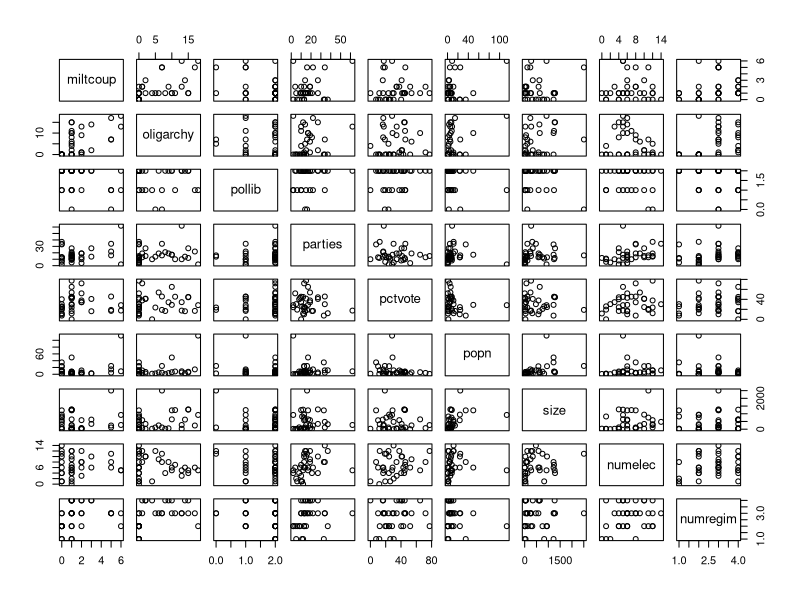
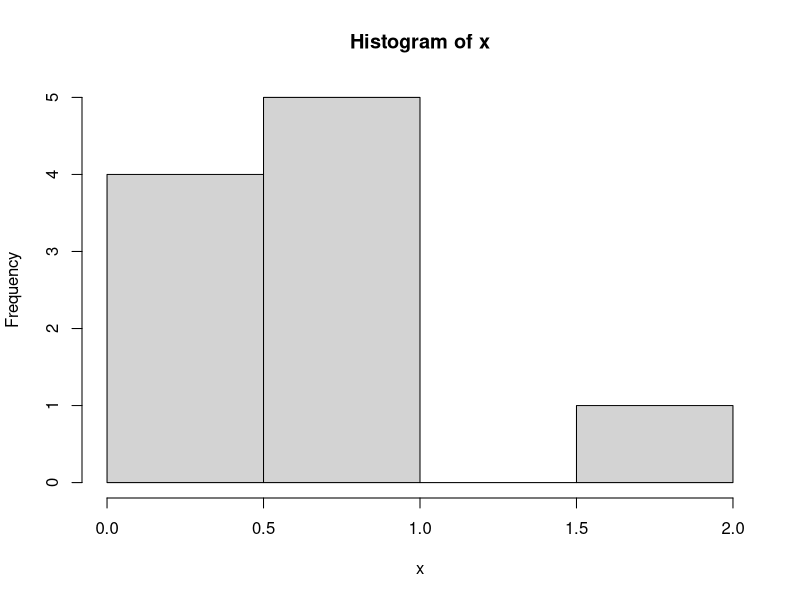
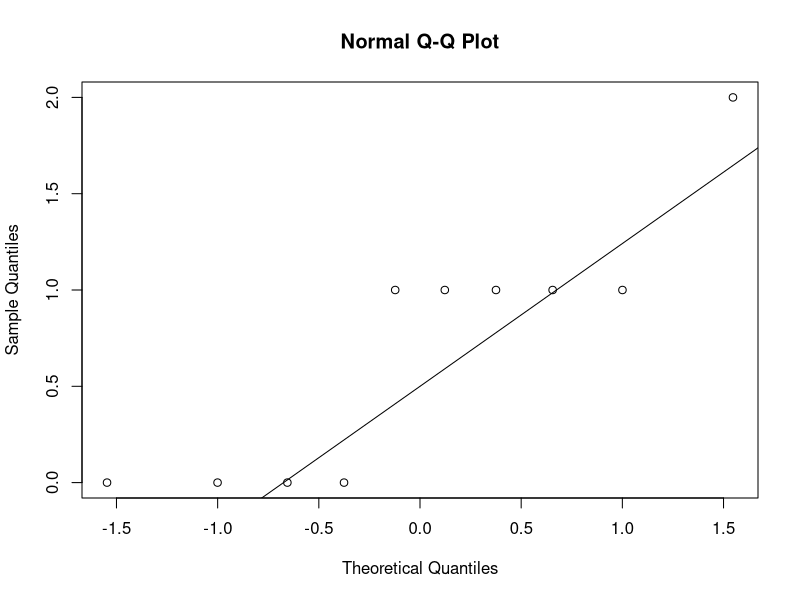
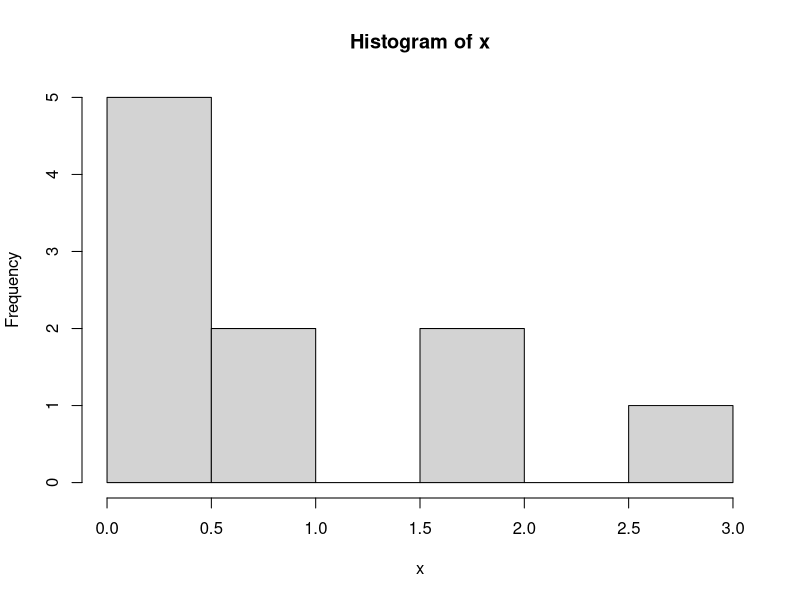
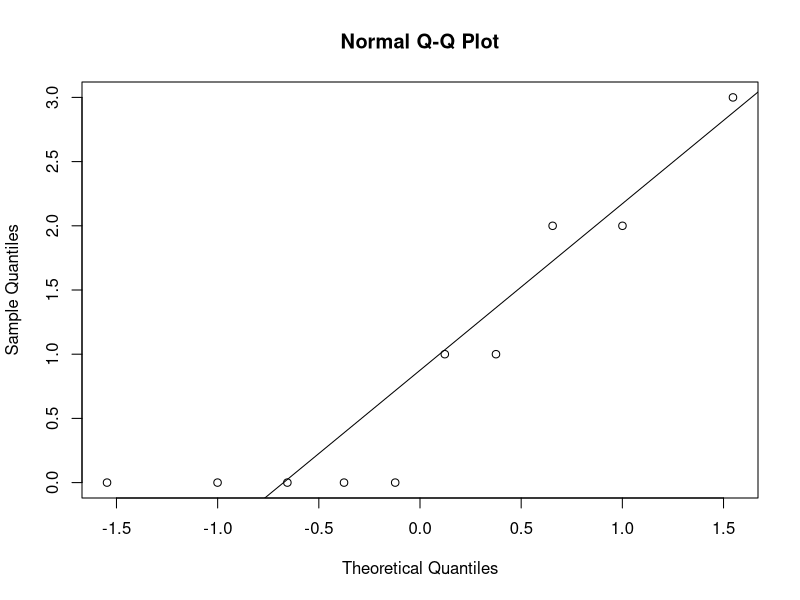
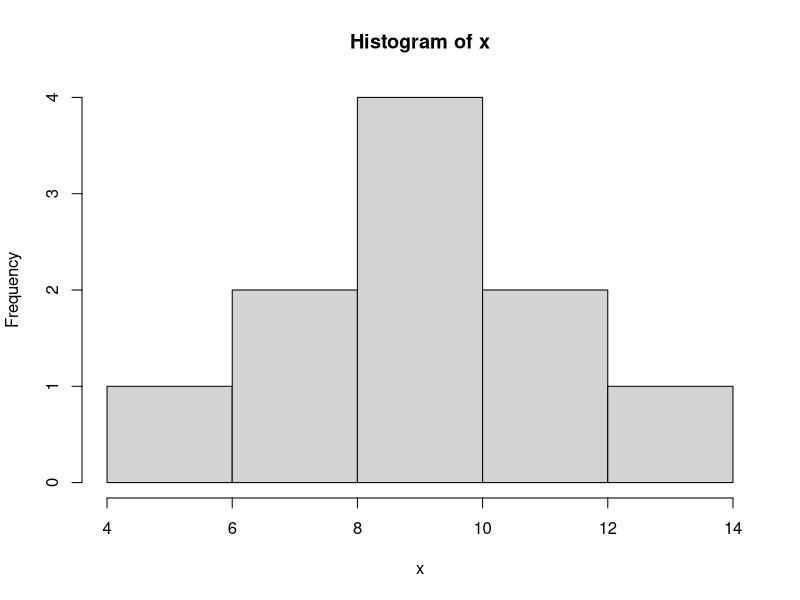
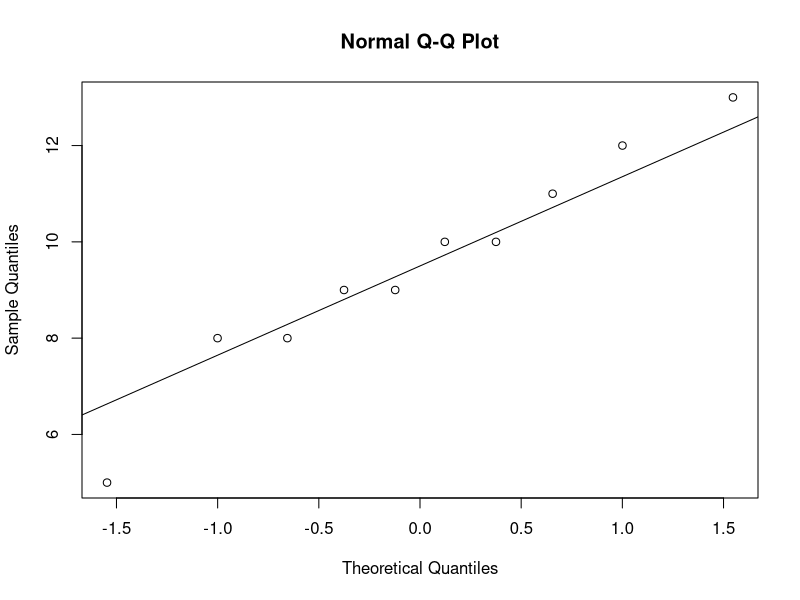
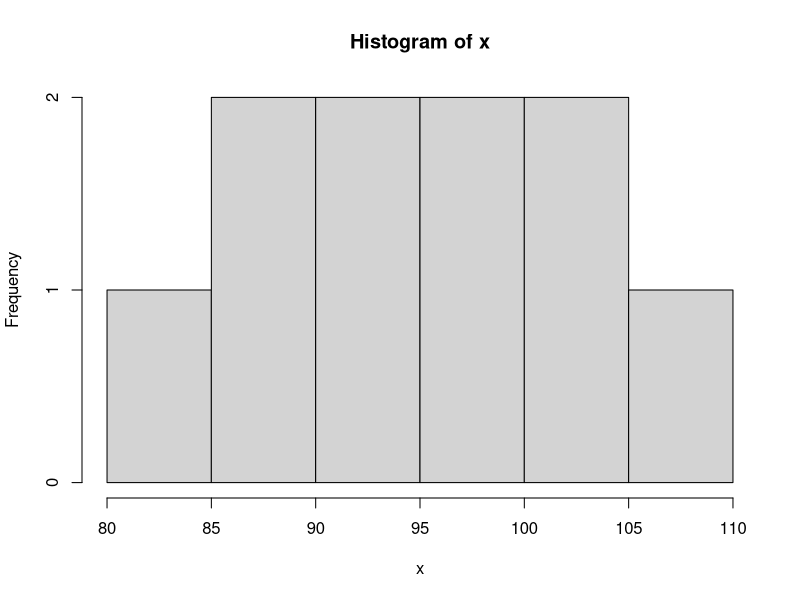

Source code (R) for these figures, in order: (Note: this script raises an error after producing the figures.)
#Exercise 1

africa_data = read.table("africa.txt", header = TRUE)
attach(africa_data)
africa_data

pairs(africa_data)

#T1


n = c(10, 100, 1000)
lambda = c(0.5, 1, 10, 100)

study_poisson <- function(n, lambda){
  rpois(n, lambda)
}

poisson_st = list()
k = 1
for(i in n){
  for(j in lambda){
    print(i)
    print(j)
    print(rpois(i,j))
    
    poisson_st = c(poisson_st,list(rpois(i,j)))
    
    
    
    k = k +1
  }
}

x = poisson_st[[1]]
x
hist(x)
qqnorm(x)
qqline(x)

x = poisson_st[[2]]
x
hist(x)
qqnorm(x)
qqline(x)

x = poisson_st[[3]]
x
hist(x)
qqnorm(x)
qqline(x)


x = poisson_st[[4]]
x
hist(x)
qqnorm(x)
qqline(x)


x = poisson_st[[5]]
x
hist(x)
qqnorm(x)
qqline(x)


x = poisson_st[[6]]
x
hist(x)
qqnorm(x)
qqline(x)


x = poisson_st[[7]]
x
hist(x)
qqnorm(x)
qqline(x)


x = poisson_st[[8]]
x
hist(x)
qqnorm(x)
qqline(x)


x = poisson_st[[9]]
x
hist(x)
qqnorm(x)
qqline(x)


x = poisson_st[[10]]
x
hist(x)
qqnorm(x)
qqline(x)


x = poisson_st[[11]]
x
hist(x)
qqnorm(x)
qqline(x)


x = poisson_st[[12]]
x
hist(x)
qqnorm(x)
qqline(x)


x = poisson_st[[2]]
x
hist(x)
qqnorm(x)
qqline(x)


# Need to modify. This was just for testing


#T2

# I don't understand it yet!!!




#T3

africa_glm = glm(miltcoup~oligarchy+pollib+parties+pctvote+popn+size+numelec+numregim, family = poisson, data = africa_data)
summary(africa_glm)


#T4

### Step-Down Method

africa_glm_sd = glm(miltcoup~oligarchy+pollib+parties+pctvote+popn+size+numelec+numregim, family = poisson, data = africa_data)
summary(africa_glm_sd)

summary(africa_glm_sd)[[12]][35] # p-value = 0.80605

# numelec has the highest p-value and it is > 0.05. So discard it in the next iteration.

africa_glm_sd = glm(miltcoup~oligarchy+pollib+parties+pctvote+popn+size+numregim, family = poisson, data = africa_data)
summary(africa_glm_sd)

summary(africa_glm_sd)[[12]][32] # p-value = 0.42639

# numregim has the highest p-value and it is > 0.05. So discard it in the next iteration.

africa_glm_sd = glm(miltcoup~oligarchy+pollib+parties+pctvote+popn+size, family = poisson, data = africa_data)
summary(africa_glm_sd)

summary(africa_glm_sd)[[12]][28] # p-value = 0.421378

# size has the highest p-value and it is > 0.05. So discard it in the next iteration.

africa_glm_sd = glm(miltcoup~oligarchy+pollib+parties+pctvote+popn, family = poisson, data = africa_data)
summary(africa_glm_sd)

summary(africa_glm_sd)[[12]][24] # p-value = 0.29883

# popn has the highest p-value and it is > 0.05. So discard it in the next iteration.

africa_glm_sd = glm(miltcoup~oligarchy+pollib+parties+pctvote, family = poisson, data = africa_data)
summary(africa_glm_sd)

summary(africa_glm_sd)[[12]][20] # p-value = 0.18031

# pctvote has the highest p-value and it is > 0.05. So discard it in the next iteration.

africa_glm_sd = glm(miltcoup~oligarchy+pollib+parties, family = poisson, data = africa_data)
summary(africa_glm_sd)

# As we can see, all the p-values are smaller than 0.05
# That means all the variables are significant for our model.

# The resulting model of the step-down method is:

miltcoup = 0.25138 + 0.09262*oligarchy - 0.57410*pollib + 0.02206*parties + error

#T5

# confint(africa_glm_sd)
# coef(africa_glm_sd)    

## Plots: Fitted vs Residuals

plot(fitted(africa_glm_sd), residuals(africa_glm_sd)) 

# No specific pattern
# It's a scatter plot not visually good as it would suppose to be in linear regression model.

## Plots: Logarithmic-Fitted values vs Residuals

plot(log(fitted(africa_glm_sd)), residuals(africa_glm_sd))

# So we took logarithm to make the x-values fitted by a linear function in the plot. 
# This plot seems OK yet still no specific pattern
# And still it looks scatter too!

## Plots: Logarithmic-Fitted values vs Residuals with type = Response

plot(log(fitted(africa_glm_sd)), residuals(africa_glm_sd, type = "response"))

## Check Lec 10 slide: 41-43

## Plots: Fitted vs Residuals in the Full Model

plot(fitted(africa_glm), residuals(africa_glm))

## Plots: Logarithmic-Fitted values vs Residuals in the Full Model

plot(log(fitted(africa_glm)), residuals(africa_glm))

## Plots: Logarithmic-Fitted values vs Residuals with type = Response in the Full Model

plot(log(fitted(africa_glm)), residuals(africa_glm, type = "response"))


# The plots looked scattered. All of them followed a certain pattern in our model from task-4
# After ploting using the full model, we found the same pattern there too.
# So, it's not because we deleted too many variables.

# Now we will check normality to make some comments for that.


shapiro.test(residuals(africa_glm_sd)) # p-value = 0.01 < 0.05 # Normality is doubtful
shapiro.test(residuals(africa_glm)) # p-value = 0.01 < 0.05 # Normaility is doubtful

qqnorm(residuals(africa_glm_sd)) # doesn't seem normal
qqline(residuals(africa_glm_sd), col="red")

qqnorm(residuals(africa_glm)) # doesn't seem normal
qqline(residuals(africa_glm), col="red")

# In both models we got the same results. 
# The plots that we generated for the model that we found in task-4 and for the full model with all explanatory variables followed same type of pattern.
# Therefore the assumption of normality(if any) is doubtful.
# Which means maybe the sample doesn't come from a normal distribution!
